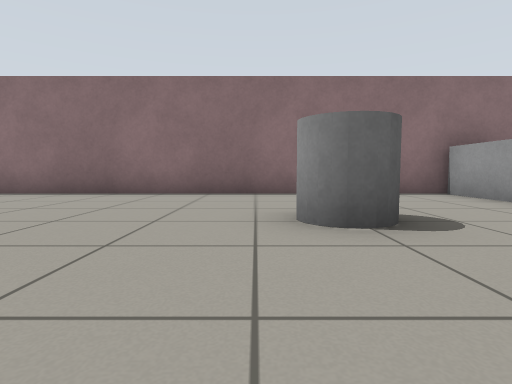
View 1 (above)

24 first-person views from a walk through a Gazebo world. The camera is 0.5 m above the floor, tilts 4° down and sees 80° across. The floor is counted in squares, 1 m on a side. Each view is taken from the middle of a square. On the plan, view 1 faces up. The plan holds only what a view shows up to about 9 squares ahead; the rest is blank.

View 2
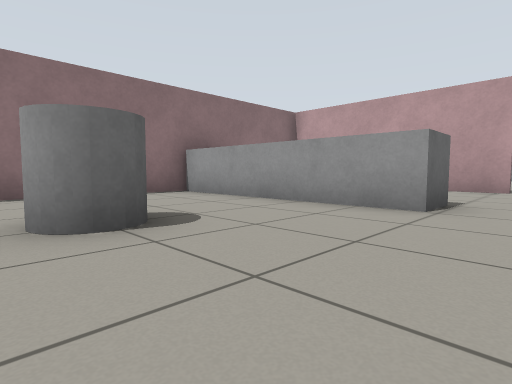

View 3
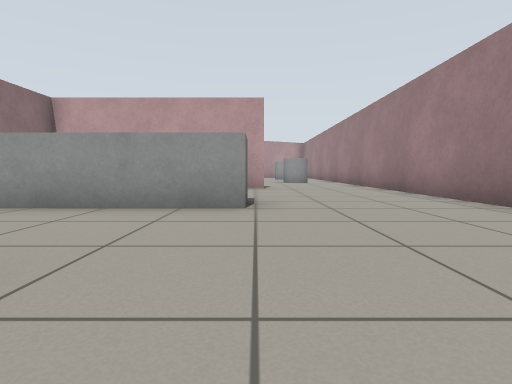

View 4
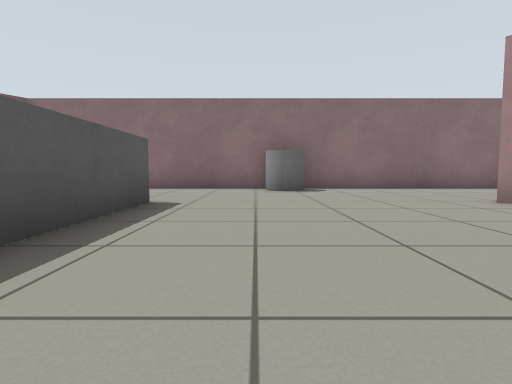

View 5
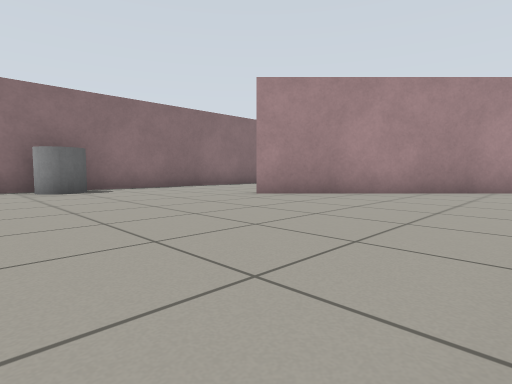

View 6
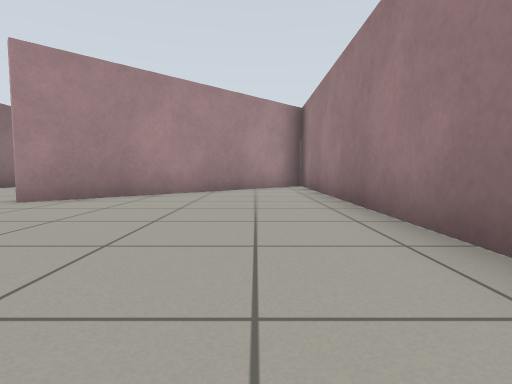

View 7
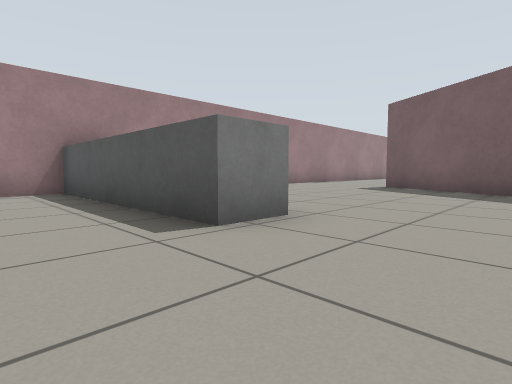

View 8
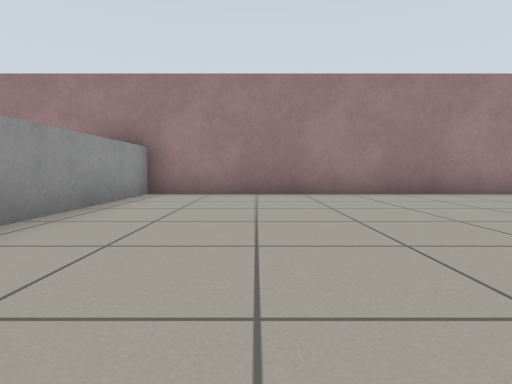

View 9
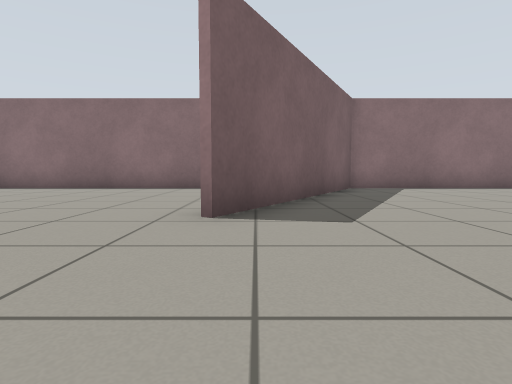

View 10
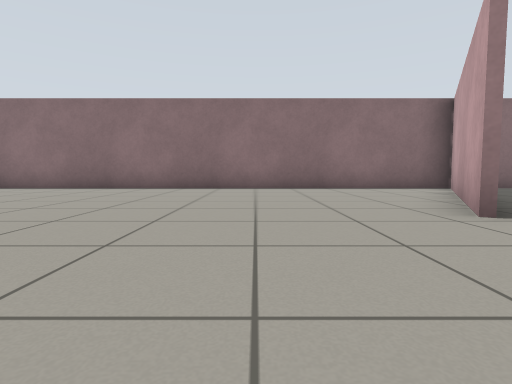

View 11
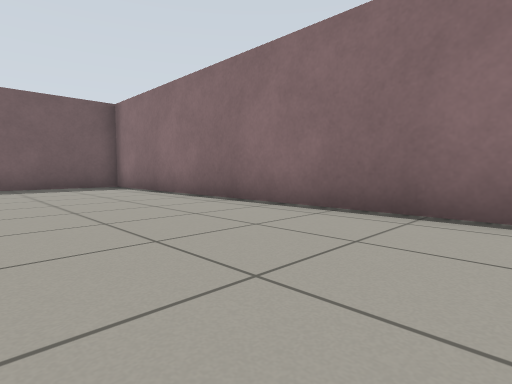

View 12
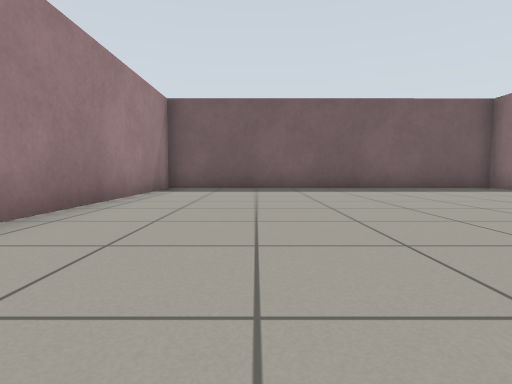

View 13
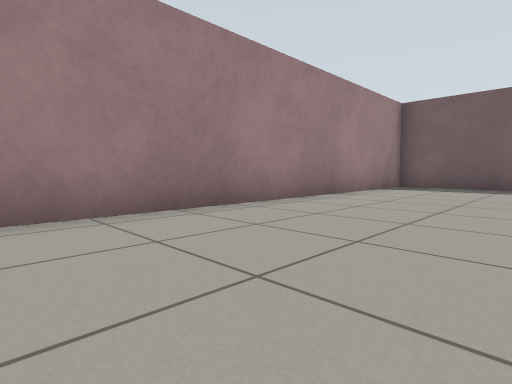

View 14
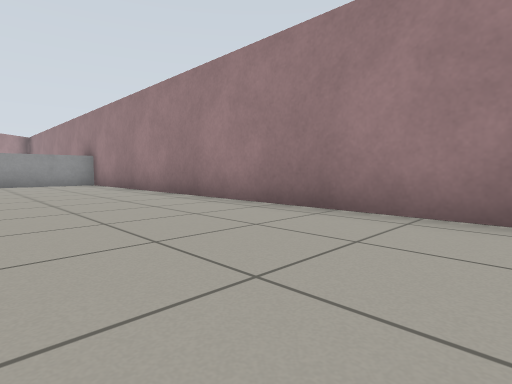

View 15
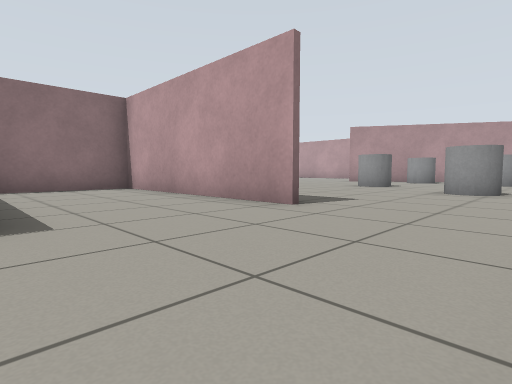

View 16
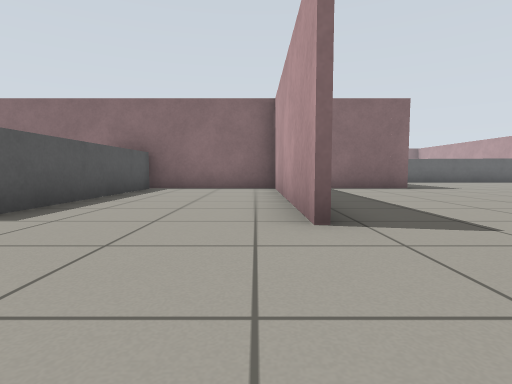

View 17
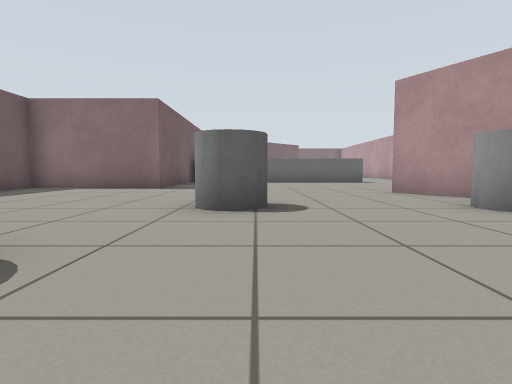

View 18
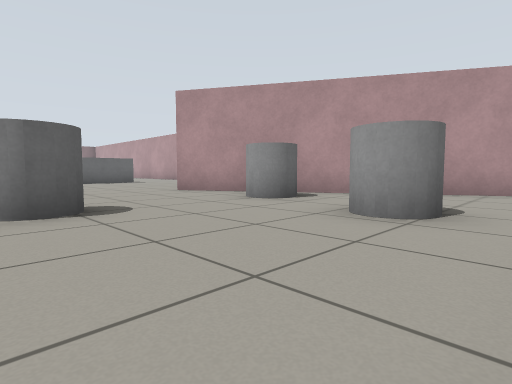

View 19
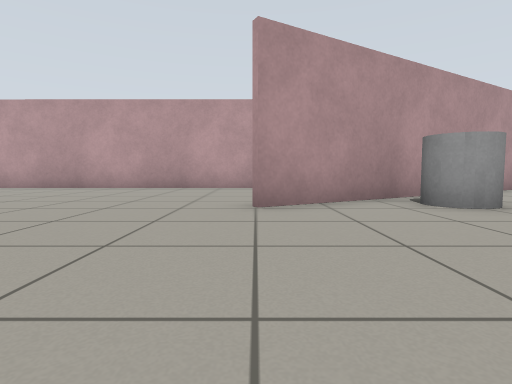

View 20
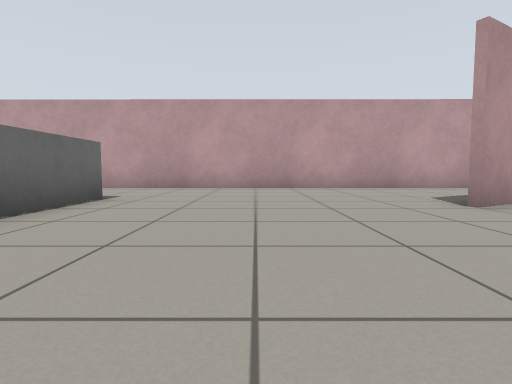

View 21
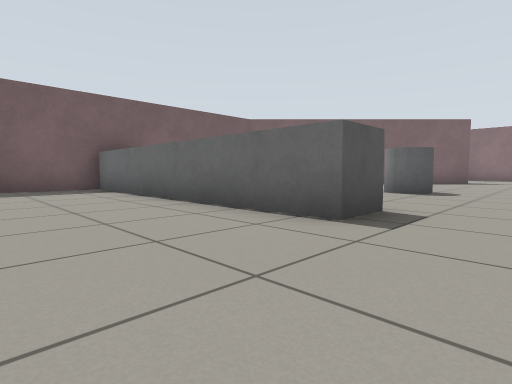

View 22
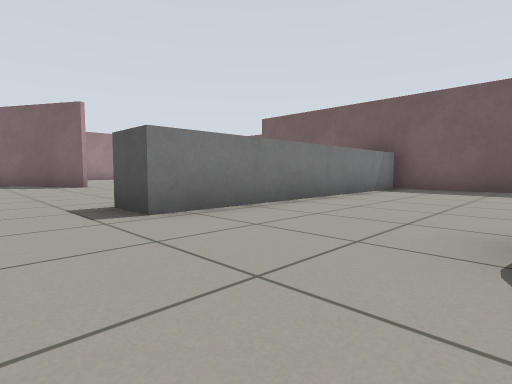

View 23
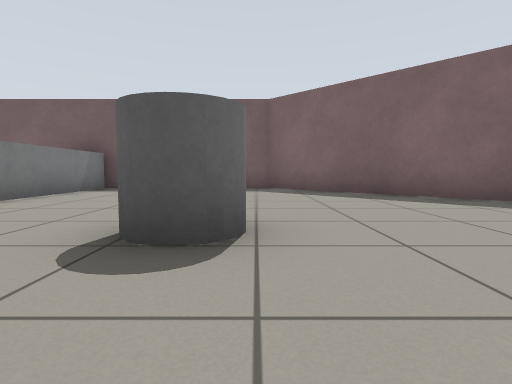

View 24
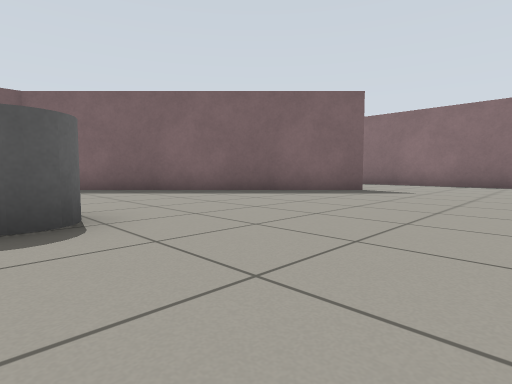

### Floor plan
Points are (right, up) in squares from view 1. A wall is a line through its corners. A room is listed if a view was taken in it or the views show most of it. See-through windows are left out.
Room 1 (views 1, 2, 3, 4, 5, 6, 7, 8, 9, 10, 11, 12, 13, 14, 15)
walls: (-14.3, 6.6) (-17.5, 1.1); (-17.6, 1.2) (-14.5, 6.6); (-21.8, -2.5) (0.1, -2.5); (0.2, -1.7) (-4.3, 2.8); (4.1, -2.5) (7.6, -2.5); (8.5, 0.7) (8.5, 6.6); (9.1, 6.6) (-32.6, 6.6) (-32.6, -2.5) (-23.3, -2.5)
ways out: opening at (7.3, -1) to room 2
objects: grey box (-10, -2) to (-10, 3); grey cylinder (-7, 6); grey cylinder (1, 3); grey box (4, 1) to (5, 6)
Room 2 (views 16, 17, 18, 19, 20, 21, 22, 23, 24)
walls: (18.2, 5.1) (18.5, 4.6); (12.3, 7.1) (12.3, 6.6) (9.1, 6.6); (8.7, 6.6) (8.7, 5.5); (22.7, 1.9) (22.8, 15.3); (21.9, -1.7) (18.1, 5.1); (18.5, 22.6) (12.3, 16.4) (12.3, 8.8); (7.6, -2.5) (9.1, -2.5); (21.1, 26) (20.1, 26)
ways out: opening at (7.3, -1) to room 1
objects: grey cylinder (13, -1) to (13, 0); grey box (13, 11) to (19, 12); grey cylinder (14, 2) to (15, 3); grey cylinder (17, -1) to (18, 0); grey cylinder (18, 2) to (19, 2); grey cylinder (18, 15) to (19, 16)

Where each view was taken, in squares from view 1:
view 1: 0 up, 0 right, facing up
view 2: 0 up, 0 right, facing up-right
view 3: 1 up, 0 right, facing right
view 4: 2 down, 8 left, facing up
view 5: 2 down, 9 left, facing up-right
view 6: 1 down, 9 left, facing right
view 7: 5 up, 8 left, facing down-left
view 8: 4 up, 13 left, facing down
view 9: 2 down, 17 left, facing up
view 10: 2 down, 20 left, facing up
view 11: 3 up, 23 left, facing up-left
view 12: 0 up, 24 left, facing left
view 13: 1 up, 23 left, facing down-left
view 14: 1 up, 22 left, facing down-right
view 15: 2 down, 5 right, facing up-right
view 16: 2 down, 8 right, facing up
view 17: 2 down, 15 right, facing up
view 18: 2 down, 14 right, facing up-right
view 19: 5 up, 14 right, facing right
view 20: 8 up, 14 right, facing right
view 21: 8 up, 21 right, facing up-left
view 22: 15 up, 21 right, facing down-left
view 23: 16 up, 21 right, facing left
view 24: 15 up, 22 right, facing up-left
